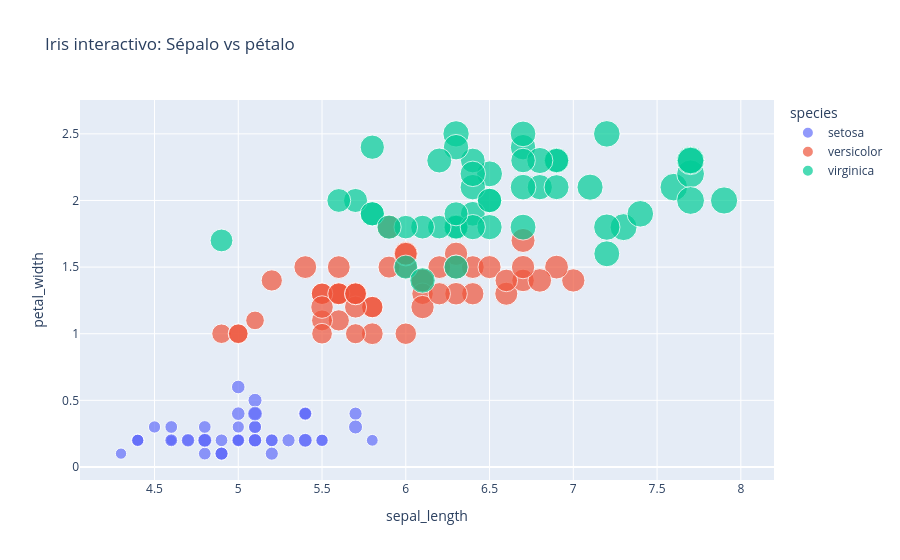

This figure's notebook cell:
### Markdown cell above
## 6. 🎯 Mini reto

Ahora te toca a ti. **Duplica una celda de código** (o crea una nueva debajo) y prueba estos retos. ¡Equivocarse es parte de aprender!

1. **Cambia la variable del eje X:** en el histograma (5.2), usa `petal_length` en lugar de `sepal_length`. ¿Cambia la forma?
2. **Filtra otra categoría:** en el bloque 4.3, filtra `"setosa"` en vez de `"virginica"` y cuenta cuántas flores hay.
3. **Crea un gráfico nuevo:** haz un `sns.boxplot` del `petal_length` por `species`. ¿Qué especie tiene más dispersión?

> 💡 **Extra:** calcula la media de `petal_area` (la columna que creamos) por especie con `groupby`. ¿Cuál tiene los pétalos más grandes?

### Code cell
# Scatter INTERACTIVO: mismas variables, pero modificadas a efectos de este ejercicio. Martín estuvo aquí sufriendo.
fig = px.scatter(
    df,
    x="sepal_length",
    y="petal_width",
    color="species",          # un color por especie
    size="petal_length",      # el tamano del punto refleja el largo del petalo
    hover_data=["sepal_width"],  # info extra al pasar el raton
    title="Iris interactivo: Sépalo vs pétalo ",
)
fig.show()

### Figure 1 — Plotly figure (JSON) as saved in the notebook; plotly's stock layout.template omitted (floating-point values rounded to 4 significant figures)
{"data": [{"customdata": [[3.5], [3.0], [3.2], [3.1], [3.6], [3.9], [3.4], [3.4], [2.9], [3.1], [3.7], [3.4], [3.0], [3.0], [4.0], [4.4], [3.9], [3.5], [3.8], [3.8], [3.4], [3.7], [3.6], [3.3], [3.4], [3.0], [3.4], [3.5], [3.4], [3.2], [3.1], [3.4], [4.1], [4.2], [3.1], [3.2], [3.5], [3.1], [3.0], [3.4], [3.5], [2.3], [3.2], [3.5], [3.8], [3.0], [3.8], [3.2], [3.7], [3.3]], "hovertemplate": "species=setosa<br>sepal_length=%{x}<br>petal_width=%{y}<br>petal_length=%{marker.size}<br>sepal_width=%{customdata[0]}<extra></extra>", "legendgroup": "setosa", "marker": {"color": "#636efa", "size": [1.4, 1.4, 1.3, 1.5, 1.4, 1.7, 1.4, 1.5, 1.4, 1.5, 1.5, 1.6, 1.4, 1.1, 1.2, 1.5, 1.3, 1.4, 1.7, 1.5, 1.7, 1.5, 1.0, 1.7, 1.9, 1.6, 1.6, 1.5, 1.4, 1.6, 1.6, 1.5, 1.5, 1.4, 1.5, 1.2, 1.3, 1.5, 1.3, 1.5, 1.3, 1.3, 1.3, 1.6, 1.9, 1.4, 1.6, 1.4, 1.5, 1.4], "sizemode": "area", "sizeref": 0.01725, "symbol": "circle"}, "mode": "markers", "name": "setosa", "orientation": "v", "showlegend": true, "type": "scatter", "x": [5.1, 4.9, 4.7, 4.6, 5.0, 5.4, 4.6, 5.0, 4.4, 4.9, 5.4, 4.8, 4.8, 4.3, 5.8, 5.7, 5.4, 5.1, 5.7, 5.1, 5.4, 5.1, 4.6, 5.1, 4.8, 5.0, 5.0, 5.2, 5.2, 4.7, 4.8, 5.4, 5.2, 5.5, 4.9, 5.0, 5.5, 4.9, 4.4, 5.1, 5.0, 4.5, 4.4, 5.0, 5.1, 4.8, 5.1, 4.6, 5.3, 5.0], "xaxis": "x", "y": [0.2, 0.2, 0.2, 0.2, 0.2, 0.4, 0.3, 0.2, 0.2, 0.1, 0.2, 0.2, 0.1, 0.1, 0.2, 0.4, 0.4, 0.3, 0.3, 0.3, 0.2, 0.4, 0.2, 0.5, 0.2, 0.2, 0.4, 0.2, 0.2, 0.2, 0.2, 0.4, 0.1, 0.2, 0.1, 0.2, 0.2, 0.1, 0.2, 0.2, 0.3, 0.3, 0.2, 0.6, 0.4, 0.3, 0.2, 0.2, 0.2, 0.2], "yaxis": "y"}, {"customdata": [[3.2], [3.2], [3.1], [2.3], [2.8], [2.8], [3.3], [2.4], [2.9], [2.7], [2.0], [3.0], [2.2], [2.9], [2.9], [3.1], [3.0], [2.7], [2.2], [2.5], [3.2], [2.8], [2.5], [2.8], [2.9], [3.0], [2.8], [3.0], [2.9], [2.6], [2.4], [2.4], [2.7], [2.7], [3.0], [3.4], [3.1], [2.3], [3.0], [2.5], [2.6], [3.0], [2.6], [2.3], [2.7], [3.0], [2.9], [2.9], [2.5], [2.8]], "hovertemplate": "species=versicolor<br>sepal_length=%{x}<br>petal_width=%{y}<br>petal_length=%{marker.size}<br>sepal_width=%{customdata[0]}<extra></extra>", "legendgroup": "versicolor", "marker": {"color": "#EF553B", "size": [4.7, 4.5, 4.9, 4.0, 4.6, 4.5, 4.7, 3.3, 4.6, 3.9, 3.5, 4.2, 4.0, 4.7, 3.6, 4.4, 4.5, 4.1, 4.5, 3.9, 4.8, 4.0, 4.9, 4.7, 4.3, 4.4, 4.8, 5.0, 4.5, 3.5, 3.8, 3.7, 3.9, 5.1, 4.5, 4.5, 4.7, 4.4, 4.1, 4.0, 4.4, 4.6, 4.0, 3.3, 4.2, 4.2, 4.2, 4.3, 3.0, 4.1], "sizemode": "area", "sizeref": 0.01725, "symbol": "circle"}, "mode": "markers", "name": "versicolor", "orientation": "v", "showlegend": true, "type": "scatter", "x": [7.0, 6.4, 6.9, 5.5, 6.5, 5.7, 6.3, 4.9, 6.6, 5.2, 5.0, 5.9, 6.0, 6.1, 5.6, 6.7, 5.6, 5.8, 6.2, 5.6, 5.9, 6.1, 6.3, 6.1, 6.4, 6.6, 6.8, 6.7, 6.0, 5.7, 5.5, 5.5, 5.8, 6.0, 5.4, 6.0, 6.7, 6.3, 5.6, 5.5, 5.5, 6.1, 5.8, 5.0, 5.6, 5.7, 5.7, 6.2, 5.1, 5.7], "xaxis": "x", "y": [1.4, 1.5, 1.5, 1.3, 1.5, 1.3, 1.6, 1.0, 1.3, 1.4, 1.0, 1.5, 1.0, 1.4, 1.3, 1.4, 1.5, 1.0, 1.5, 1.1, 1.8, 1.3, 1.5, 1.2, 1.3, 1.4, 1.4, 1.7, 1.5, 1.0, 1.1, 1.0, 1.2, 1.6, 1.5, 1.6, 1.5, 1.3, 1.3, 1.3, 1.2, 1.4, 1.2, 1.0, 1.3, 1.2, 1.3, 1.3, 1.1, 1.3], "yaxis": "y"}, {"customdata": [[3.3], [2.7], [3.0], [2.9], [3.0], [3.0], [2.5], [2.9], [2.5], [3.6], [3.2], [2.7], [3.0], [2.5], [2.8], [3.2], [3.0], [3.8], [2.6], [2.2], [3.2], [2.8], [2.8], [2.7], [3.3], [3.2], [2.8], [3.0], [2.8], [3.0], [2.8], [3.8], [2.8], [2.8], [2.6], [3.0], [3.4], [3.1], [3.0], [3.1], [3.1], [3.1], [2.7], [3.2], [3.3], [3.0], [2.5], [3.0], [3.4], [3.0]], "hovertemplate": "species=virginica<br>sepal_length=%{x}<br>petal_width=%{y}<br>petal_length=%{marker.size}<br>sepal_width=%{customdata[0]}<extra></extra>", "legendgroup": "virginica", "marker": {"color": "#00cc96", "size": [6.0, 5.1, 5.9, 5.6, 5.8, 6.6, 4.5, 6.3, 5.8, 6.1, 5.1, 5.3, 5.5, 5.0, 5.1, 5.3, 5.5, 6.7, 6.9, 5.0, 5.7, 4.9, 6.7, 4.9, 5.7, 6.0, 4.8, 4.9, 5.6, 5.8, 6.1, 6.4, 5.6, 5.1, 5.6, 6.1, 5.6, 5.5, 4.8, 5.4, 5.6, 5.1, 5.1, 5.9, 5.7, 5.2, 5.0, 5.2, 5.4, 5.1], "sizemode": "area", "sizeref": 0.01725, "symbol": "circle"}, "mode": "markers", "name": "virginica", "orientation": "v", "showlegend": true, "type": "scatter", "x": [6.3, 5.8, 7.1, 6.3, 6.5, 7.6, 4.9, 7.3, 6.7, 7.2, 6.5, 6.4, 6.8, 5.7, 5.8, 6.4, 6.5, 7.7, 7.7, 6.0, 6.9, 5.6, 7.7, 6.3, 6.7, 7.2, 6.2, 6.1, 6.4, 7.2, 7.4, 7.9, 6.4, 6.3, 6.1, 7.7, 6.3, 6.4, 6.0, 6.9, 6.7, 6.9, 5.8, 6.8, 6.7, 6.7, 6.3, 6.5, 6.2, 5.9], "xaxis": "x", "y": [2.5, 1.9, 2.1, 1.8, 2.2, 2.1, 1.7, 1.8, 1.8, 2.5, 2.0, 1.9, 2.1, 2.0, 2.4, 2.3, 1.8, 2.2, 2.3, 1.5, 2.3, 2.0, 2.0, 1.8, 2.1, 1.8, 1.8, 1.8, 2.1, 1.6, 1.9, 2.0, 2.2, 1.5, 1.4, 2.3, 2.4, 1.8, 1.8, 2.1, 2.4, 2.3, 1.9, 2.3, 2.5, 2.3, 1.9, 2.0, 2.3, 1.8], "yaxis": "y"}], "layout": {"legend": {"itemsizing": "constant", "title": {"text": "species"}, "tracegroupgap": 0}, "title": {"text": "Iris interactivo: Sépalo vs pétalo "}, "xaxis": {"anchor": "y", "domain": [0, 1], "title": {"text": "sepal_length"}}, "yaxis": {"anchor": "x", "domain": [0, 1], "title": {"text": "petal_width"}}}}
